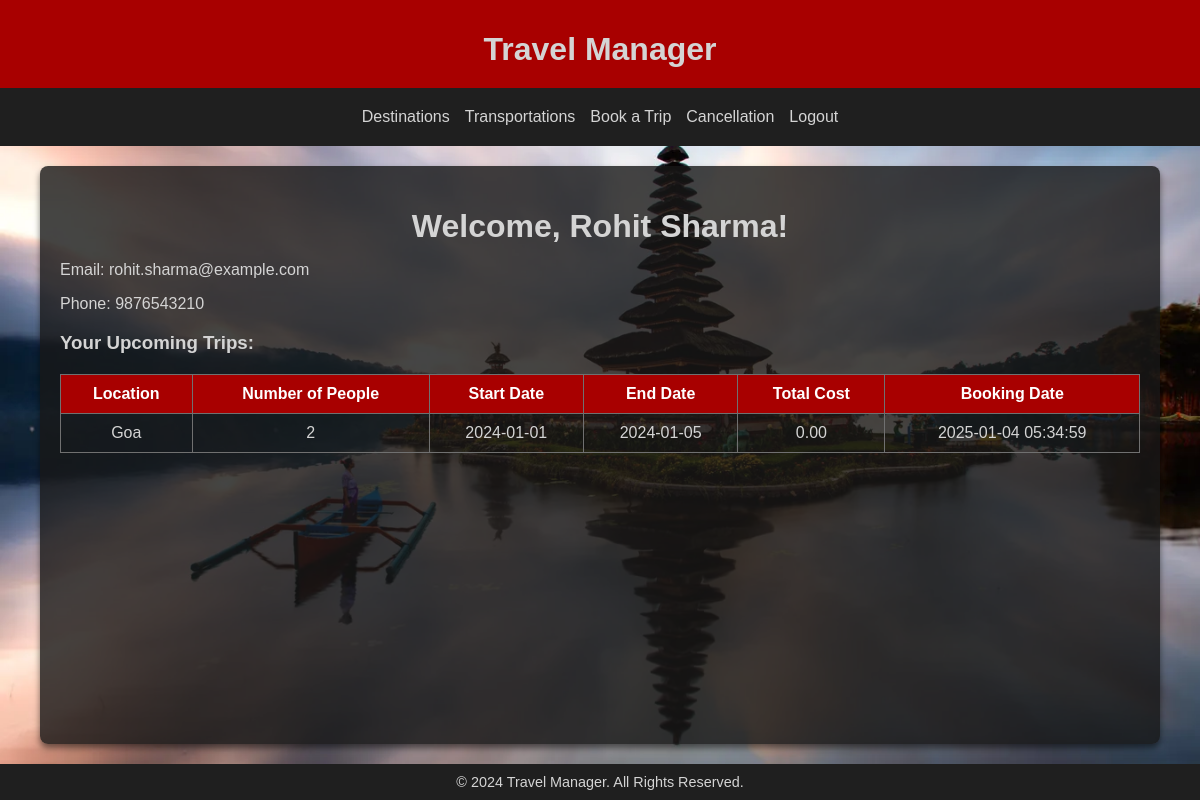
/php/user_home.php (signed in), run on the app's committed database.
### tables this page shows
CREATE TABLE Users (
    UserID INT AUTO_INCREMENT PRIMARY KEY,
    UserName VARCHAR(50) NOT NULL,
    Email VARCHAR(100) UNIQUE NOT NULL,
    PhoneNumber VARCHAR(15) NOT NULL,
    PasswordHash VARCHAR(255) NOT NULL
);

CREATE TABLE Bookings (
    BookingID INT AUTO_INCREMENT PRIMARY KEY,
    UserID INT NOT NULL,
    DestinationID INT NOT NULL,
    NumberOfPeople INT NOT NULL CHECK (NumberOfPeople > 0),
    TotalCost DECIMAL(10, 2) NOT NULL,
    BookingDate DATETIME DEFAULT CURRENT_TIMESTAMP,
    FOREIGN KEY (UserID) REFERENCES Users(UserID) ON DELETE CASCADE,
    FOREIGN KEY (DestinationID) REFERENCES Destinations(DestinationID) ON DELETE CASCADE
);

CREATE TABLE Destinations (
    DestinationID INT AUTO_INCREMENT PRIMARY KEY,
    LocationName VARCHAR(100) NOT NULL,
    PricePerPerson DECIMAL(10, 2) NOT NULL,
    Description TEXT,
    Transportation VARCHAR(50)
);

### php/user_home.php (the view, shortened to what this page needs)
<?php
include 'database.php';
$userID = $_SESSION['UserID'];
try {
    $userStmt = $conn->prepare("SELECT UserName, Email, PhoneNumber FROM Users WHERE UserID = :user_id");
    $userStmt->execute(['user_id' => $userID]);
    $user = $userStmt->fetch(PDO::FETCH_ASSOC);
} catch (PDOException $e) {
    die("Error fetching user details: " . $e->getMessage());
}
try {
    $bookingStmt = $conn->prepare("SELECT b.BookingID, d.LocationName, b.NumberOfPeople, b.TotalCost, b.BookingDate, b.TripStartDate, b.TripEndDate
                                   FROM Bookings b
                                   JOIN Destinations d ON b.DestinationID = d.DestinationID
                                   WHERE b.UserID = :user_id");
    $bookingStmt->execute(['user_id' => $userID]);
    $bookings = $bookingStmt->fetchAll(PDO::FETCH_ASSOC);
} catch (PDOException $e) {
    die("Error fetching bookings: " . $e->getMessage());
}
?>
<!DOCTYPE html>
<html lang="en">
<head>
</head>
<body>
    <header>
        <h1>Travel Manager</h1>
    </header>
    <nav>
        <div class="navbar-menu">
            <a href="destinations.php">Destinations</a>
            <a href="transport.php">Transportations</a>
            <a href="book.php">Book a Trip</a>
            <a href="trip_cancellation.php">Cancellation</a>
            <a href="logout.php">Logout</a>
        </div>
    </nav>
    <div class="container">
        <h1>Welcome, <?= htmlspecialchars($user['UserName']) ?>!</h1>
        <p>Email: <?= htmlspecialchars($user['Email']) ?></p>
        <p>Phone: <?= htmlspecialchars($user['PhoneNumber']) ?></p>
        <h3>Your Upcoming Trips:</h3>
        <?php if (count($bookings) > 0): ?>
            <table>
                <tr>
                    <th>Location</th>
                    <th>Number of People</th>
                    <th>Start Date</th>
                    <th>End Date</th>
                    <th>Total Cost</th>
                    <th>Booking Date</th>
                </tr>
                <?php foreach ($bookings as $booking): ?>
                    <tr>
                        <td><?= htmlspecialchars($booking['LocationName']) ?></td>
                        <td><?= htmlspecialchars($booking['NumberOfPeople']) ?></td>
                        <td><?= htmlspecialchars($booking['TripStartDate']) ?></td>
                        <td><?= htmlspecialchars($booking['TripEndDate']) ?></td>
                        <td><?= htmlspecialchars($booking['TotalCost']) ?></td>
                        <td><?= htmlspecialchars($booking['BookingDate']) ?></td>
                    </tr>
                <?php endforeach; ?>
            </table>
        <?php else: ?>
            <p>You have no upcoming trips. <a href="book.php" class="btn-primary">Book Now</a></p>
        <?php endif; ?>
    </div>
    <footer>
        <p>&copy; 2024 Travel Manager. All Rights Reserved.</p>
    </footer>
</body>
</html>

### php/user_home.php (style rules this page uses)
body { font-family: Arial, sans-serif; margin: 0; padding: 0; background-color: #1f1f1f; background-image: url('../images/hero-background.webp'); background-size: cover; background-position: center; background-repeat: no-repeat; color: #d4d4d4; display: flex; flex-direction: column; min-height: 100vh; }
header { background-color: #a80000; color: white; padding: 10px 20px; text-align: center; }
nav { background-color: #1f1f1f; color: #d4d4d4; padding: 10px 20px; text-align: center; }
nav .navbar-menu { display: flex; justify-content: center; gap: 15px; margin: 10px 0; }
nav .navbar-menu a { color: #d4d4d4; text-decoration: none; font-size: 1rem; }
.container { width: 90%; max-width: 1200px; margin: 20px auto; background: rgba(23, 23, 23, 0.8); padding: 20px; border-radius: 8px; box-shadow: 0 4px 6px rgba(0, 0, 0, 0.5); flex: 1; }
h1 { margin-bottom: 10px; color: #d4d4d4; text-align: center; }
table { width: 100%; border-collapse: collapse; margin-top: 20px; }
table th, table td { border: 1px solid #707070; padding: 10px; text-align: center; }
table th { background-color: #a80000; color: white; }
footer p { background-color: #1f1f1f; color: #d4d4d4; padding: 10px 20px; text-align: center; margin: 0; font-size: 0.9rem; }

### data on the page
users: UserName "Rohit Sharma", Email "rohit.sharma@example.com", PhoneNumber "9876543210"
bookings: DestinationID.LocationName "Goa", NumberOfPeople "2", TripStartDate "2024-01-01", TripEndDate "2024-01-05", TotalCost "0.00", BookingDate "2025-01-04 05:34:59"
